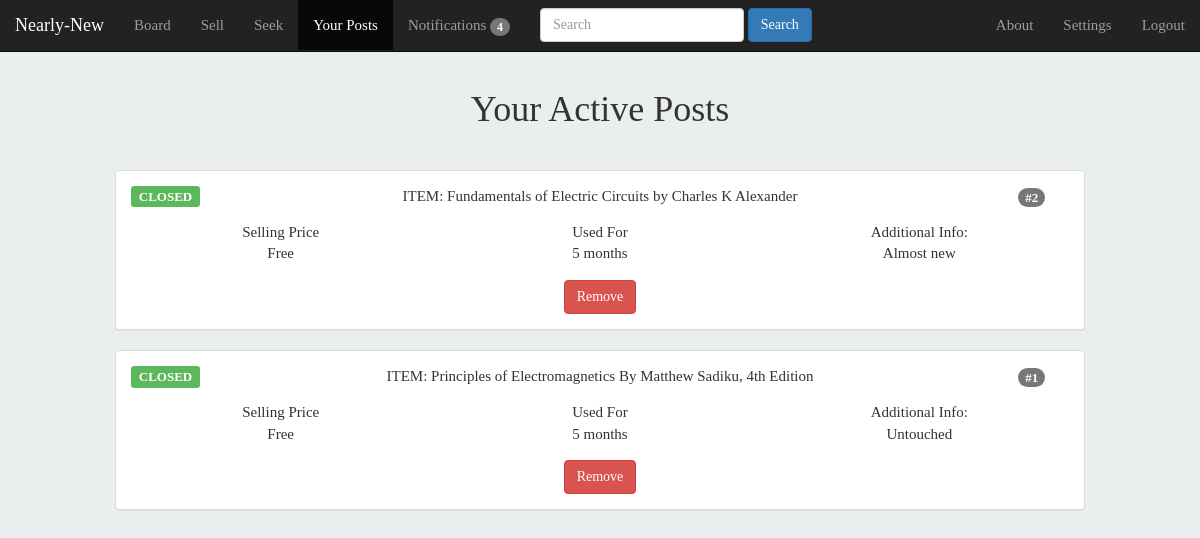
Page /your_posts/ (signed in) on the earlier database version.
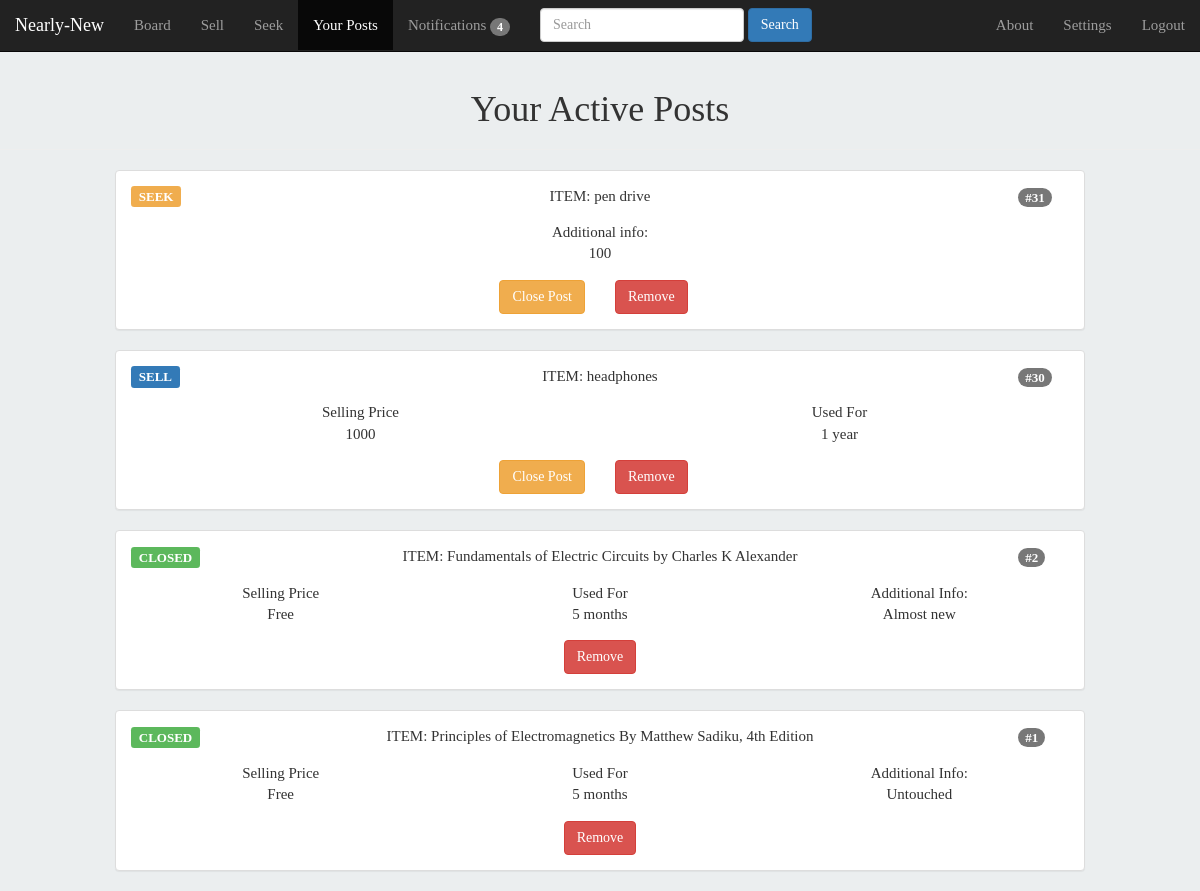
Same page on the later database version.
### tables this page shows
CREATE TABLE posts (tr_id INTEGER NOT NULL PRIMARY KEY AUTOINCREMENT, type TEXT,user_id TEXT,content TEXT,selling_p TEXT,used_for TEXT, add_info TEXT, closed TEXT);

### main.py (the view)
@app.route('/your_posts/')
@login_required
def your_posts():
    cur,conn=connection()
    cur.execute('SELECT * FROM posts WHERE user_id=? ORDER BY tr_id DESC',(session['user_id'],))
    data=cur.fetchall()
    cur.close()
    conn.close()
    notif_count=get_notifs()
    return render_template('your_posts.html',data=data,notif_count=notif_count)

### main.py (called while the page is built)
def login_required(f):
    @wraps(f)
    def wrap(*args, **kwargs):
        if 'logged_in' in session:
            return f(*args,**kwargs)
        else:
            return redirect (url_for('login_page'))
    return wrap

def connection():
    conn=sqlite3.connect('users.sqlite')
    cur=conn.cursor()
    return (cur,conn)

### templates/your_posts.html (shortened to what this page needs)
{%extends 'header.html'%}
{%block your_posts_active%}class="active"
{%endblock%}
{%block body%}
  <div class="page-header" align="center">
  <h1>Your Active Posts</h1>
</div>
{%for el in data%}
{%if el[1]=='S'%}
<div class="col-md-10 col-xs-10 col-md-offset-1 col-xs-offset-1">
  <div class="panel panel-default">
    <div class="panel-body">
  <div class="row">
    {%if el[7]=='y'%}
    <div class="col-md-1 col-xs-2">
      <span style="font-size:13px;" class="label label-success">CLOSED</span>
    </div>
    {%else%}
    <div class="col-md-1 col-xs-2">
      <span style="font-size:13px;" class="label label-primary">SELL</span>
    </div>
    {%endif%}
    <div class="col-md-10 col-xs-8" align="center">
      <p>ITEM: {{el[3]}}</p>
  </div>
  <div class="col-md-1 col-xs-2">
    <span style="font-size:13px;" class="badge">#{{el[0]}}</span>
</div>
</div>
{%if not el[6]=='NULL'%}
<div class="row" align="center" style="padding:5px;">
<div class="col-md-4 col-xs-12">
  <p>Selling Price<br>{%if el[4]=='0'%}Free{%else%}{{el[4]}}{%endif%}</p>
</div>
<div class="col-md-4 col-xs-12">
  <p>Used For<br>{{el[5]}}</p>
</div>
<div class="col-md-4 col-xs-12">
  <p>Additional Info:<br>{{el[6]}}</p>
</div>
</div>
{%else%}
<div class="row" align="center" style="padding:5px;">
<div class="col-md-6 col-xs-12">
  <p>Selling Price<br>{%if el[4]=='0'%}Free{%else%}{{el[4]}}{%endif%}</p>
</div>
<div class="col-md-6 col-xs-12">
  <p>Used For<br>{{el[5]}}</p>
</div>
</div>
{%endif%}
{%if el[7]=='n'%}
<div class="row" align="center">
  <div class="col-md-6 col-xs-6" align="right">
  <button type="button" class="btn btn-warning"><a style="color:white;text-decoration:none;" href="{{url_for('close_post',tr_id=el[0])}}">Close Post</a></button>
  </div>
<div class="col-md-6 col-xs-6" align="left">
<button type="button" class="btn btn-danger"><a style="color:white;text-decoration:none;" href="{{url_for('remove_post',tr_id=el[0])}}">Remove</a></button>
</div>
</div>
{%else%}
<div class="row" align="center">
  <div class="col-md-12 col-xs-12" align="center">
<button type="button" class="btn btn-danger"><a style="color:white;text-decoration:none;" href="{{url_for('remove_post',tr_id=el[0])}}">Remove</a></button>
  </div>
</div>
{%endif%}
</div>
</div>
</div>
{%else%}
<div class="col-md-10 col-xs-10 col-md-offset-1 col-xs-offset-1">
  <div class="panel panel-default">
    <div class="panel-body">
  <div class="row">
    {%if el[7]=='y'%}
    <div class="col-md-1 col-xs-2">
      <span style="font-size:13px;" class="label label-success">CLOSED</span>
    </div>
    {%else%}
    <div class="col-md-1 col-xs-2">
      <span style="font-size:13px;" class="label label-warning">SEEK</span>
    </div>
    {%endif%}
    <div class="col-md-10 col-xs-8" align="center">
      <p>ITEM: {{el[3]}}</p>
  </div>
  <div class="col-md-1 col-xs-2">
    <span style="font-size:13px;" class="badge">#{{el[0]}}</span>
</div>
</div>
{%if not el[6]=='NULL'%}
<div class="row" align="center" style="padding:5px;">
<div class="col-md-12 col-xs-12">
  <p>Additional info:<br>{{el[6]}}</p>
</div>
</div>
{%endif%}
{%if el[7]=='n'%}
<div class="row" align="center">
  <div class="col-md-6 col-xs-6" align="right">
  <button type="button" class="btn btn-warning"><a style="color:white;text-decoration:none;" href="{{url_for('close_post',tr_id=el[0])}}">Close Post</a></button>
  </div>
  <div class="col-md-6 col-xs-6" align="left">
  <button type="button" class="btn btn-danger"><a style="color:white;text-decoration:none;" href="{{url_for('remove_post',tr_id=el[0])}}">Remove</a></button>
  </div>
</div>
{%else%}
<div class="row" align="center">
  <div class="col-md-12 col-xs-12" align="center">
  <button type="button" class="btn btn-danger"><a style="color:white;text-decoration:none;" href="{{url_for('remove_post',tr_id=el[0])}}">Remove</a></button>
  </div>
</div>
{%endif%}
</div>
</div>
</div>
{%endif%}
{%endfor%}
{%endblock%}

### templates/header.html (shortened to what this page needs)
<!DOCTYPE html>
<html>
<head>
<link rel="stylesheet" href="{{url_for('static',filename="css/bootstrap.css")}}" type="text/css">
<link rel="stylesheet" href="{{url_for('static',filename="css/body.css")}}" type="text/css">
</head>
<body {%if session.logged_in%} style="padding-top: 50px;"{%endif%}>
  {%if session.logged_in:%}
  <nav class="navbar navbar-default navbar-fixed-top navbar-inverse">
    <div class="container-fluid">
      <div class="navbar-header">
        <a class="navbar-brand" href="{{url_for('index')}}">Nearly-New</a>
      </div>
      <div class="collapse navbar-collapse" id="myNavBar">
        <ul class="nav navbar-nav">
          <li {%block board_active%}{%endblock%}><a href="{{url_for('board',num=1)}}">Board <span class="sr-only">(current)</span></a></li>
          <li {%block sell_active%}{%endblock%}><a href="{{url_for('sell')}}">Sell</a></li>
          <li {%block seek_active%}{%endblock%}><a href="{{url_for('seek')}}">Seek</a></li>
          <li {%block your_posts_active%}{%endblock%}><a href="{{url_for('your_posts')}}">Your Posts</a></li>
          <li {%block notifications_active%}{%endblock%}><a href="{{url_for('notifications')}}">Notifications&nbsp;{%if notif_count>0%}<span class="badge">{{notif_count}}</span>{%endif%}</a></li>
        </ul>
        <form action="{{url_for('search')}}" class="navbar-form navbar-left" role="search" method='POST'>
        <div class="form-group">
          <input type="text" class="form-control" placeholder="Search" name="query" value={{request.form.query}}>
        </div>
        <button type="submit" class="btn btn-primary">Search</button>
      </form>
        <ul class="nav navbar-nav navbar-right">
          <li {%block about_active%}{%endblock%}><a href="{{url_for('about')}}">About</a></li>
          <li {%block settings_active%}{%endblock%}><a href="{{url_for('settings')}}">Settings</a></li>
          <li><a href="{{url_for('logout')}}">Logout</a></li>
        </ul>
</div>
    </div>
  </nav>
  {%endif%}
{%block body%}
{%endblock%}
</body>
</html>

### static/css/body.css (style rules this page uses)
body { background-color:#EBEEEF; font-family:tahoma; font-size: 15px; }

Differences in the rows shown:
added posts: closed "SEEK", content "pen drive", tr_id "31", add_info "100"
added posts: closed "SELL", content "headphones", tr_id "30", selling_p "1000", used_for "1 year"
